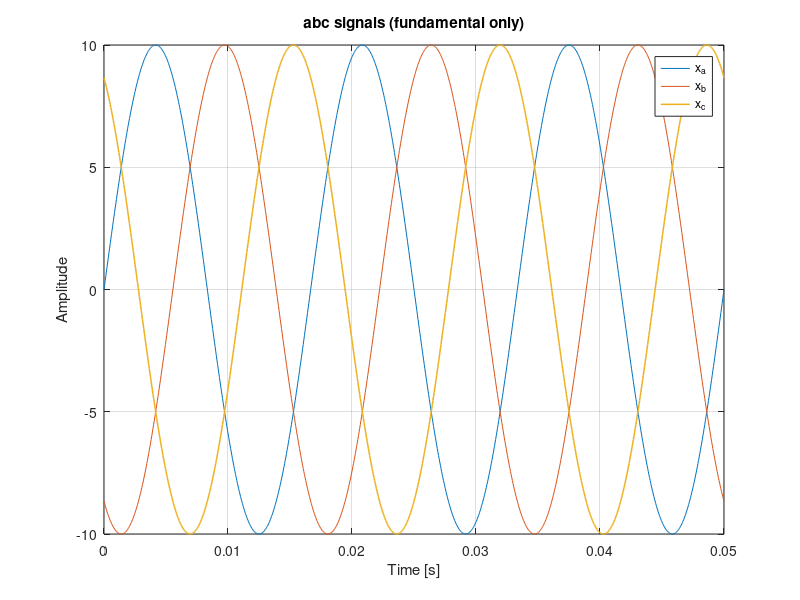
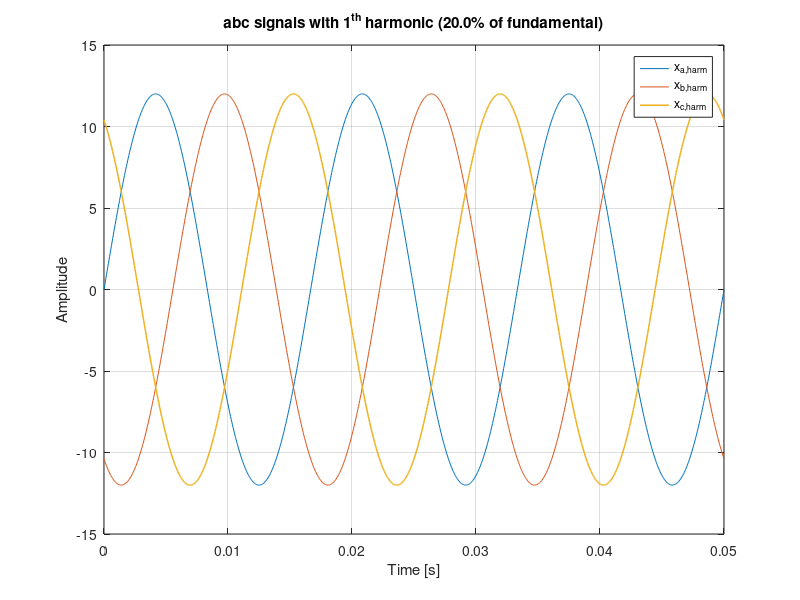
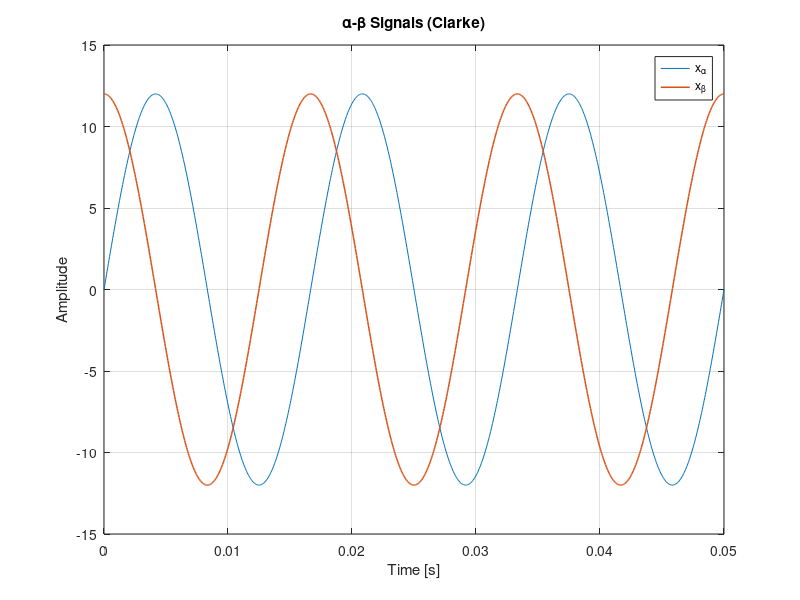
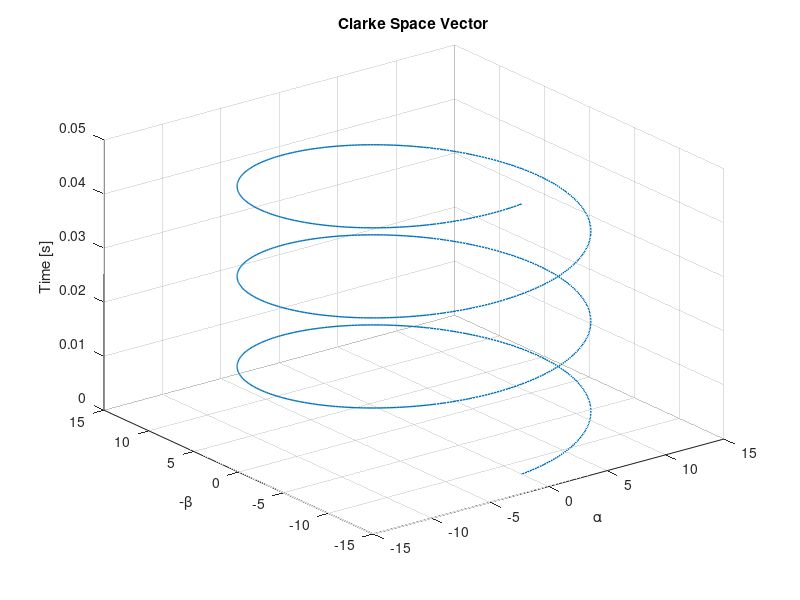

MATLAB code to generate these figures, in order:
%% clear
clear; close all; clc;

%% fundamental freq and time vec
f = 60;
we = 2*pi*f;
T = 1/f;
cycles = 3;
npts = 1000;
t = linspace(0, cycles*T, npts);

% amplitude and phase
X_0   = 10;
theta = -90*(pi/180);

% harmonic settings
h           = 1;        % harmonic order (e.g., 3rd)
harm_ratio  = 1/5;      % amplitude ratio relative to fundamental
X_h         = X_0*harm_ratio;

%% abc signals (pure fundamental)
x_a = X_0*cos(we*t + theta);
x_b = X_0*cos(we*t + theta - 2*pi/3);
x_c = X_0*cos(we*t + theta - 4*pi/3);

%% abc signals with harmonic added
% For h = 3, the phase shifts wrap by 2*pi -> the 3rd harmonic is zero-sequence.
x_a_harm = X_0*cos(we*t + theta)                      + X_h*cos(h*we*t + theta);
x_b_harm = X_0*cos(we*t + theta - 2*pi/3)             + X_h*cos(h*we*t + theta - h*2*pi/3);
x_c_harm = X_0*cos(we*t + theta - 4*pi/3)             + X_h*cos(h*we*t + theta - h*4*pi/3);

%% plots: fundamental vs with harmonic
figure
plot(t, x_a, t, x_b, t, x_c, 'LineWidth', 1.1)
title('abc signals (fundamental only)')
xlabel('Time [s]'); ylabel('Amplitude')
legend('x_a','x_b','x_c'); grid on

figure
plot(t, x_a_harm, t, x_b_harm, t, x_c_harm, 'LineWidth', 1.1)
title(sprintf('abc signals with %d^{th} harmonic (%.1f%% of fundamental)', h, 100*harm_ratio))
xlabel('Time [s]'); ylabel('Amplitude')
legend('x_{a,harm}','x_{b,harm}','x_{c,harm}'); grid on

%% Clarke transform (complex space vector form)
j = 1i;
a = exp(j*2*pi/3);

% Use the harmonic-injected signals for the transforms
xa = x_a_harm; xb = x_b_harm; xc = x_c_harm;

x_alphabeta = (2/3)*(xa + a*xb + a^2*xc);   % zero-sequence (e.g., 3rd harmonic) cancels here
x_alpha = real(x_alphabeta);
x_beta  = -imag(x_alphabeta);

% Plot the alpha-beta signals
figure
plot(t, x_alpha, t, x_beta, 'LineWidth', 1.1)
title('\alpha-\beta Signals (Clarke)')
xlabel('Time [s]'); ylabel('Amplitude')
legend('x_{\alpha}', 'x_{\beta}'); grid on

% Space vector trajectory
figure
plot3(x_alpha, -x_beta, t, 'LineWidth', 1.0) % NOTICE -x_beta
title('Clarke Space Vector')
xlabel('\alpha'); ylabel('-\beta'); zlabel('Time [s]')
grid on

%% Park transform (rotate by fundamental angle)
theta_ref = we*t;
x_qd = x_alphabeta .* exp(-j*theta_ref);

x_q = real(x_qd);
x_d = -imag(x_qd);    % negative imaginary (convention)

figure
plot(t, x_q, t, x_d, 'LineWidth', 1.1)
title('q–d Components in \omega_e t Reference Frame (Park)')
xlabel('Time [s]'); ylabel('Amplitude')
legend('x_q','x_d'); grid on

theta_at_end = (180/pi)*atan2(-x_d(1), x_q(1))  % NOTICE:
% 1) -d component
% 2) atan2 function (retains -/- sign)
